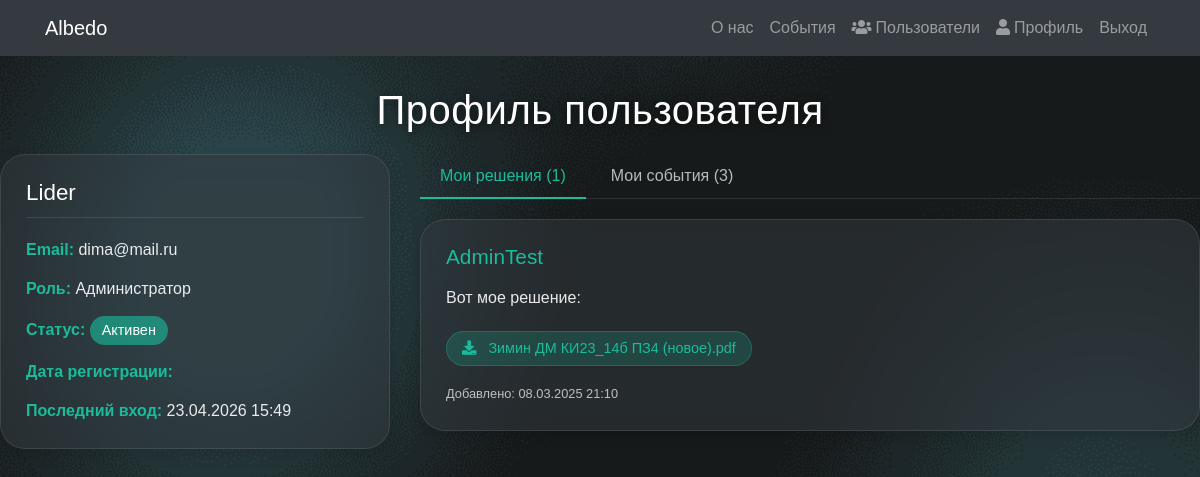
The app's page /profile/ (signed in) with its own data.
### albedo/models.py (models this page shows, shortened)
class User(AbstractUser):
    ROLE_CHOICES = (
        ('user', 'Пользователь'),
        ('admin', 'Администратор'),
    )
    email = models.EmailField(unique=True)
    role = models.CharField(max_length=5, choices=ROLE_CHOICES, default='user')
    active = models.BooleanField(default=True)
    USERNAME_FIELD = 'username'
    REQUIRED_FIELDS = ['email']
    def get_role_display(self):
        return dict(self.ROLE_CHOICES).get(self.role, 'Неизвестно')

class Solution(models.Model):
    event = models.ForeignKey(
        Event,
        on_delete=models.CASCADE,
        related_name='solutions',
        verbose_name="Событие"
    )
    user = models.ForeignKey(
        User,
        on_delete=models.CASCADE,
        related_name='solutions',
        verbose_name="Пользователь"
    )
    file = models.ForeignKey(
        File,
        on_delete=models.SET_NULL,
        null=True,
        blank=True,
        related_name='solutions',
        verbose_name="Файл"
    )
    description = models.TextField(blank=True, verbose_name="Описание")
    created_at = models.DateTimeField(auto_now_add=True, verbose_name="Дата создания")
    class Meta:
        verbose_name = "Решение"
        verbose_name_plural = "Решения"

class Event(models.Model):
    STATUS_CHOICES = (
        ('in_progress', 'В процессе'),
        ('closed', 'Закрыто'),
    )
    title = models.CharField(max_length=28, verbose_name="Заголовок")
    description = models.TextField(blank=True, max_length=300, verbose_name="Описание")
    created_at = models.DateTimeField(auto_now_add=True, verbose_name="Дата создания")
    status = models.CharField(
        max_length=11,
        choices=STATUS_CHOICES,
        default='in_progress',
        verbose_name="Статус"
    )
    limit_date = models.DateTimeField(null=True, blank=True, verbose_name="Срок сдачи")
    user = models.ForeignKey(
        User,
        on_delete=models.CASCADE,
        related_name='events',
        verbose_name="Пользователь"
    )
    file = models.ForeignKey(
        File,
        on_delete=models.SET_NULL,
        null=True,
        blank=True,
        related_name='events',
        verbose_name="Файл"
    )
    class Meta:
        verbose_name = "Событие"
        verbose_name_plural = "События"

class File(models.Model):
    file_name = models.CharField(max_length=255, verbose_name="Имя файла")
    size = models.PositiveIntegerField(verbose_name="Размер")
    file_path = models.CharField(max_length=255, verbose_name="Путь к файлу")
    mime_type = models.CharField(max_length=255, verbose_name="MIME тип")
    uploaded_at = models.DateTimeField(auto_now_add=True, verbose_name="Дата загрузки")
    class Meta:
        verbose_name = "Файл"
        verbose_name_plural = "Файлы"

### albedo/views.py (the view)
# urls.py: path('profile/', views.profile, name='profile'),  # Новый URL для профиля
@login_required
@cache_control(private=True, max_age=3600)
def profile(request):
    user_solutions = Solution.objects.filter(user=request.user).order_by('-created_at')
    user_events = Event.objects.filter(user=request.user).order_by('-status', '-created_at')
    context = {
        'user': request.user,
        'solutions': user_solutions,
        'events': user_events
    }
    return render(request, 'albedo/profile.html', context)

### albedo/templates/albedo/profile.html (shortened to what this page needs)
{% extends 'albedo/base.html' %}
{% load static %}
{% block content %}
<div style="padding-top: 30px;">
    <h1 style="text-align: center; color: white; font-size: 2.5rem; margin-bottom: 20px; text-shadow: 0 2px 10px rgba(0,0,0,0.5); font-weight: 300; letter-spacing: 0.5px;">Профиль пользователя</h1>
</div>
<div style="display: flex; max-width: 1200px; margin: 0 auto; gap: 30px; flex-wrap: wrap;">
    <div style="flex: 1; min-width: 300px;">
        <div style="background-color: rgba(52, 58, 64, 0.5); border-radius: 25px; padding: 25px; backdrop-filter: blur(12px); border: 1px solid rgba(255,255,255,0.1); box-shadow: 0 5px 15px rgba(0,0,0,0.15);">
            <h4 style="color: white; margin-top: 0; margin-bottom: 20px; font-size: 1.4rem; border-bottom: 1px solid rgba(255,255,255,0.1); padding-bottom: 10px;">{{ user.username }}</h4>
            <p style="color: rgba(255,255,255,0.9); margin-bottom: 15px;"><strong style="color: #1ABC9C;">Email:</strong> {{ user.email }}</p>
            <p style="color: rgba(255,255,255,0.9); margin-bottom: 15px;"><strong style="color: #1ABC9C;">Роль:</strong> {{ user.get_role_display }}</p>
            <p style="color: rgba(255,255,255,0.9); margin-bottom: 15px;">
                <strong style="color: #1ABC9C;">Статус:</strong>
                <span style="display: inline-block; padding: 4px 12px; border-radius: 20px; font-size: 0.9rem; background-color: {% if user.active %}rgba(26, 188, 156, 0.6){% else %}rgba(231, 76, 60, 0.6){% endif %}; color: white; font-weight: 500;">
                    {% if user.active %}Активен{% else %}Заблокирован{% endif %}
                </span>
            </p>
            <p style="color: rgba(255,255,255,0.9); margin-bottom: 15px;"><strong style="color: #1ABC9C;">Дата регистрации:</strong> {{ user.date_joined|date:"d.m.Y" }}</p>
            <p style="color: rgba(255,255,255,0.9); margin-bottom: 0;"><strong style="color: #1ABC9C;">Последний вход:</strong> {{ user.last_login|date:"d.m.Y H:i"|default:"Нет данных" }}</p>
        </div>
    </div>
    <div style="flex: 2; min-width: 300px;">
        <div style="display: flex; border-bottom: 1px solid rgba(255,255,255,0.1); margin-bottom: 20px;">
            <button id="solutions-tab" class="profile-tab active" onclick="switchTab('solutions')">Мои решения ({{ solutions.count }})</button>
            <button id="events-tab" class="profile-tab" onclick="switchTab('events')">Мои события ({{ events.count }})</button>
        </div>
        <div id="solutions-content" class="tab-content">
            {% for solution in solutions %}
            <div style="background-color: rgba(52, 58, 64, 0.5); border-radius: 25px; padding: 25px; margin-bottom: 20px; backdrop-filter: blur(12px); border: 1px solid rgba(255,255,255,0.1); box-shadow: 0 5px 15px rgba(0,0,0,0.15);">
                <h5 style="margin-top: 0; margin-bottom: 15px; font-size: 1.3rem;">
                    <a href="{% url 'event_detail' solution.event.id %}" style="color: #1ABC9C; text-decoration: none; font-weight: 500;">{{ solution.event.title }}</a>
                </h5>
                <p style="color: rgba(255,255,255,0.9); margin-bottom: 20px; line-height: 1.6;">{{ solution.description|truncatewords:30 }}</p>
                {% if solution.file %}
                <div style="margin-bottom: 15px;">
                    <a href="{% url 'download_file' solution.file.id %}" style="display: inline-block; background-color: rgba(26, 188, 156, 0.2); color: #1ABC9C; padding: 6px 15px; border-radius: 20px; text-decoration: none; font-size: 0.9rem; border: 1px solid rgba(26, 188, 156, 0.3);">
                        <i class="fas fa-download" style="margin-right: 8px;"></i> {{ solution.file.file_name }}
                    </a>
                </div>
                {% endif %}
                <small style="color: rgba(255,255,255,0.7);">Добавлено: {{ solution.created_at|date:"d.m.Y H:i" }}</small>
            </div>
            {% empty %}
            <div style="background-color: rgba(52, 58, 64, 0.5); border-radius: 25px; padding: 40px; text-align: center; backdrop-filter: blur(12px); border: 1px solid rgba(255,255,255,0.1);">
                <p style="color: rgba(255,255,255,0.7); margin: 0;">У вас пока нет решений.</p>
            </div>
            {% endfor %}
        </div>
    </div>
</div>
{% endblock %}

### albedo/static/styles.css (style rules this page uses)
:root { --bg-color: #f8f9fa; --text-color: #212529; --card-bg: #ffffff; --header-bg: #343a40; --header-text: white; --border-color: rgba(0,0,0,0.125); --input-bg: #ffffff; --input-text: #495057; --accent-color: #007bff; --alert-success-bg: #d4edda; --alert-success-text: #155724; --alert-success-border: #c3e6cb; --alert-error-bg: #f8d7da; --alert-error-text: #721c24; --alert-error-border: #f5c6cb; --alert-info-bg: #d1ecf1; --alert-info-text: #0c5460; --alert-info-border: #bee5eb; }
body { font-family: Arial, sans-serif; background-color: var(--bg-color); color: var(--text-color); margin: 0; padding: 0; transition: background-color 0.1s ease, color 0.1s ease; }
* { transition: background-color 0.1s ease, color 0.05s ease, border-color 0.1s ease, box-shadow 0.1s ease; }

### records on screen
User: username "Lider", email "dima@mail.ru", role "Администратор", last_login "23.04.2026 15:49"
Solution: event "AdminTest", description "Вот мое решение:", file.file_name "Зимин ДМ КИ23_14б ПЗ4 (новое).pdf", created_at "08.03.2025 21:10"

### other values on screen
{{ solutions.count }} "1"
{{ events.count }} "3"
